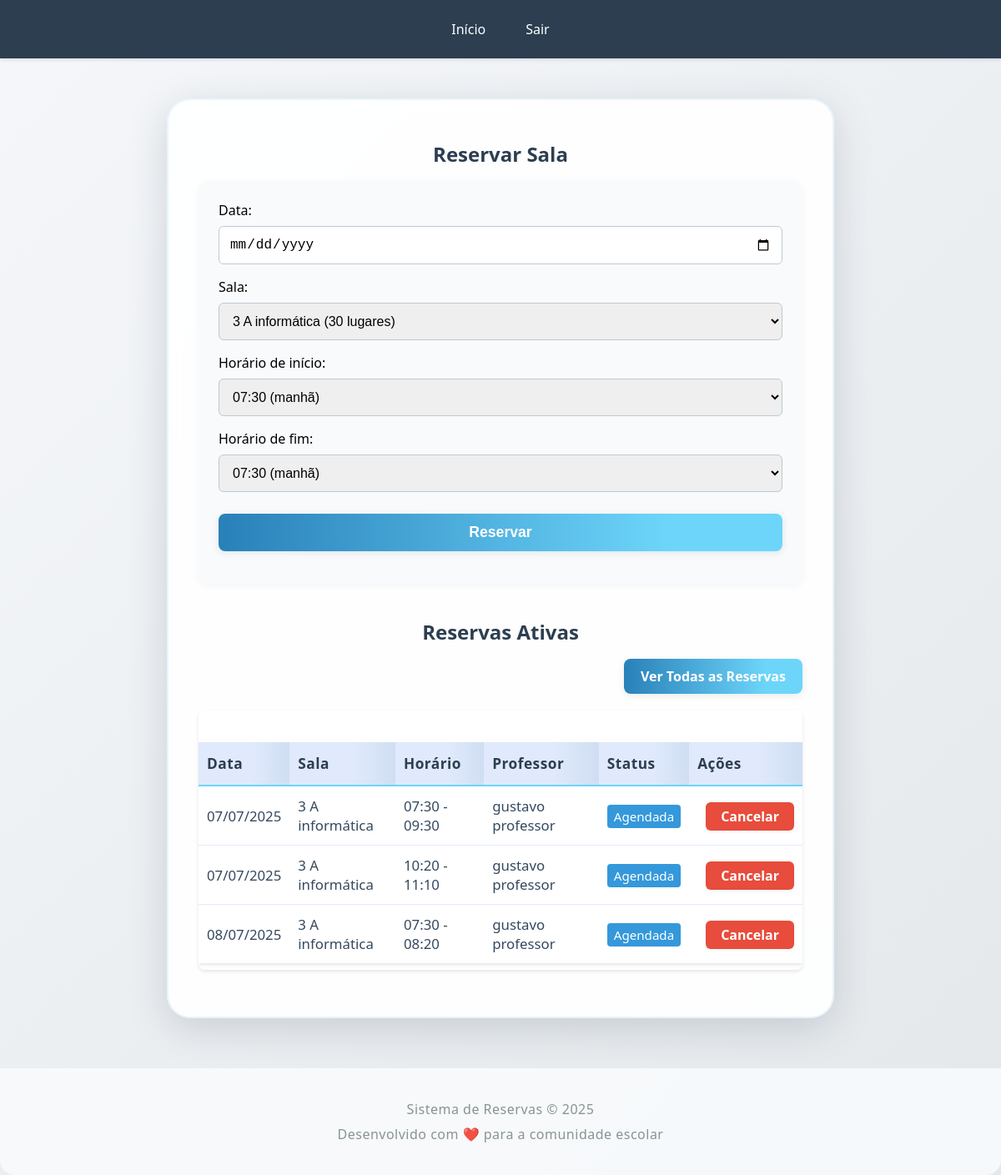
The app's page /reservas (signed in) with its own data.
### models.py (models this page shows, shortened)
class Reserva(db.Model):
    id = db.Column(db.Integer, primary_key=True)
    professor_id = db.Column(db.Integer, db.ForeignKey('usuario.id'), nullable=False)
    sala_id = db.Column(db.Integer, db.ForeignKey('sala.id'), nullable=False)
    data = db.Column(db.Date, nullable=False)
    horario_inicio = db.Column(db.Time, nullable=False)
    horario_fim = db.Column(db.Time, nullable=False)
    data_criacao = db.Column(db.DateTime, default=datetime.now)

class Sala(db.Model):
    id = db.Column(db.Integer, primary_key=True)
    nome = db.Column(db.String(100), nullable=False)
    capacidade = db.Column(db.Integer, nullable=False)
    reservas = db.relationship('Reserva', backref='sala', lazy=True)

class Usuario(db.Model, UserMixin):
    id = db.Column(db.Integer, primary_key=True)
    nome = db.Column(db.String(100), nullable=False)
    email = db.Column(db.String(100), unique=True, nullable=False)
    senha = db.Column(db.String(100), nullable=False)
    is_admin = db.Column(db.Boolean, default=False)
    reservas = db.relationship('Reserva', backref='professor', lazy=True)

### app.py (the view, shortened to what this page needs)
@app.route('/reservas', methods=['GET', 'POST'])
@login_required
def reservas():
    try:
        salas = Sala.query.all()
        horarios_permitidos = HORARIOS_PERMITIDOS
        horarios_fim = HORARIOS_FIM
        agora = datetime.now()
        data_atual = agora.date()
        hora_atual = agora.time()
        reservas_ativas = Reserva.query.filter(
            Reserva.professor_id == current_user.id,
            (Reserva.data > data_atual) |
            ((Reserva.data == data_atual) & (Reserva.horario_fim > hora_atual))
        ).order_by(Reserva.data.asc(), Reserva.horario_inicio.asc()).all()
        return render_template('reservas.html',
                             salas=salas,
                             reservas=reservas_ativas,
                             horarios_permitidos=horarios_permitidos,
                             horarios_fim=horarios_fim,
                             data_atual=data_atual,
                             hora_atual=hora_atual,
                             now=datetime.now)
    except Exception as e:
        flash(f'Ocorreu um erro: {str(e)}')
        return redirect(url_for('index'))

### app.py (called while the page is built)
@app.context_processor
def inject_now():
    return {'now': datetime.now}

@login_manager.user_loader
def load_user(user_id):
    return Usuario.query.get(int(user_id))

### templates/reservas.html (shortened to what this page needs)
{% extends "base.html" %}
{% set hide_login_button = True %}
{% block content %}
<div class="container">
    <h2>Reservar Sala</h2>
    <form method="POST">
        <label>Data:</label>
        <input type="date" name="data" min="{{ data_atual.strftime('%Y-%m-%d') }}" required><br>
        <label>Sala:</label>
        <select name="sala_id">
            {% for sala in salas %}
            <option value="{{ sala.id }}">{{ sala.nome }} ({{ sala.capacidade }} lugares)</option>
            {% endfor %}
        </select><br>
        <label>Horário de início:</label>
        <select name="horario_inicio" required>
            {% for h, periodo in horarios_permitidos %}
                <option value="{{h}}">{{h}} ({{periodo}})</option>
            {% endfor %}
        </select><br>
        <label>Horário de fim:</label>
        <select name="horario_fim" required>
            {% for h, periodo in horarios_fim %}
                {% if h == '17:00' %}
                    <option value="{{h}}">{{h}} ({{periodo}}) - Fim do dia</option>
                {% else %}
                    <option value="{{h}}">{{h}} ({{periodo}})</option>
                {% endif %}
            {% endfor %}
        </select><br>
        <button type="submit">Reservar</button>
    </form>
    <h2 style="margin-top: 40px;">Reservas Ativas</h2>
    <div style="text-align: right; margin-bottom: 16px;">
        <a href="{{ url_for('todas_reservas') }}" class="btn-primary" style="display: inline-block; min-width: 180px; text-align: center;">Ver Todas as Reservas</a>
    </div>
    <div class="tabela-reservas-wrapper">
        <table class="tabela-reservas">
            <thead>
                <tr>
                    <th>Data</th>
                    <th>Sala</th>
                    <th>Horário</th>
                    <th>Professor</th>
                    <th>Status</th>
                    <th>Ações</th>
                </tr>
            </thead>
            <tbody>
                {% for reserva in reservas %}
                <tr class="linha-animada {% if reserva.professor_id == current_user.id %}minha-reserva{% endif %}">
                    <td>{{ reserva.data.strftime('%d/%m/%Y') }}</td>
                    <td>{{ reserva.sala.nome }}</td>
                    <td>{{ reserva.horario_inicio.strftime('%H:%M') }} - {{ reserva.horario_fim.strftime('%H:%M') }}</td>
                    <td>{{ reserva.professor.nome }}</td>
                    <td>
                        {% if reserva.data == data_atual %}
                            {% if reserva.horario_inicio <= hora_atual and reserva.horario_fim > hora_atual %}
                                <span class="status-em-andamento">Em andamento</span>
                            {% elif reserva.horario_inicio > hora_atual %}
                                <span class="status-agendada">Agendada</span>
                            {% endif %}
                        {% else %}
                            <span class="status-agendada">Agendada</span>
                        {% endif %}
                    </td>
                    <td>
                        {% if reserva.professor_id == current_user.id %}
                            <a href="{{ url_for('cancelar_reserva', reserva_id=reserva.id) }}"
                               class="cancelar-btn"
                               onclick="return confirm('Tem certeza que deseja cancelar esta reserva?')">
                                Cancelar
                            </a>
                        {% else %}
                            <span class="acao-nao-disponivel">-</span>
                        {% endif %}
                    </td>
                </tr>
                {% endfor %}
            </tbody>
        </table>
    </div>
</div>
{% endblock %}

### templates/base.html (shortened to what this page needs)
<!DOCTYPE html>
<html lang="pt-br">
<head>
    <link rel="stylesheet" href="{{ url_for('static', filename='style.css') }}">
</head>
<body>
    <div class="navbar">
        <div class="navbar-right">
            {% if request.endpoint != 'index' %}
                <a href="{{ url_for('index') }}">Início</a>
            {% endif %}
            {% if current_user.is_authenticated %}
                <a href="{{ url_for('logout') }}">Sair</a>
            {% else %}
                {% if request.endpoint != 'login' and not hide_login_button %}
                    <a href="{{ url_for('login') }}" class="login-button">Logar Agora</a>
                {% endif %}
            {% endif %}
        </div>
    </div>
    {% block content %}{% endblock %}
    <footer class="main-footer">
        <div class="footer-content">
            <p>Sistema de Reservas &copy; {{ now().year }}</p>
            <p>Desenvolvido com ❤️ para a comunidade escolar</p>
        </div>
    </footer>
</body>
</html>

### static/style.css (style rules this page uses)
* { margin: 0; padding: 0; box-sizing: border-box; }
body { font-family: 'Segoe UI', Arial, sans-serif; background: linear-gradient(135deg, #f5f7fa 0%, #e4e8eb 100%); min-height: 100vh; padding: 0; background-attachment: fixed; padding-top: 70px; }
.container { max-width: 800px; margin: 48px auto 32px auto; background: rgba(255,255,255,0.92); border-radius: 28px; box-shadow: 0 12px 48px rgba(44, 62, 80, 0.18); padding: 48px 36px 36px 36px; backdrop-filter: blur(10px); border: 2px solid rgba(52, 152, 219, 0.10); min-height: 700px; }
h1, h2, h3 { color: #2c3e50; margin-bottom: 16px; text-align: center; }
form { margin-bottom: 32px; background: #f8fafc; padding: 24px; border-radius: 12px; box-shadow: 0 2px 8px rgba(44,62,80,0.05); max-width: 100%; }
input, select, button { margin-top: 8px; margin-bottom: 16px; width: 100%; padding: 12px; border-radius: 6px; border: 1px solid #bfc9d1; font-size: 1rem; transition: border 0.2s; }
button { background: linear-gradient(90deg, #2980b9, #6dd5fa 80%); color: #fff; border: none; cursor: pointer; font-weight: bold; font-size: 1.1rem; transition: background 0.2s, transform 0.1s, box-shadow 0.2s; box-shadow: 0 2px 8px rgba(44,62,80,0.10); border-radius: 8px; padding: 12px 0; margin-top: 10px; }
a { color: #2980b9; text-decoration: none; font-weight: 500; transition: color 0.2s; }
.navbar { background-color: #2c3e50; padding: 1rem 2rem; display: flex; justify-content: center; align-items: center; box-shadow: 0 2px 4px rgba(0,0,0,0.1); position: fixed; top: 0; left: 0; right: 0; z-index: 1000; transition: background-color 0.3s ease, box-shadow 0.3s ease; }
.navbar-right { display: flex; align-items: center; justify-content: center; gap: 1rem; }
.navbar a { color: white; text-decoration: none; font-weight: 500; transition: all 0.2s; padding: 0.5rem 1rem; border-radius: 6px; display: inline-block; }
.cancelar-btn { background: #e74c3c; color: #fff; border: none; border-radius: 6px; padding: 6px 18px; font-size: 1rem; cursor: pointer; font-weight: 600; transition: background 0.2s, transform 0.1s; box-shadow: 0 1px 4px rgba(44,62,80,0.08); margin-left: 10px; }
footer { background: none; padding: 18px 0 10px 0; border-radius: 0 0 18px 18px; font-size: 1.08rem; color: #7f8c8d; opacity: 0.92; letter-spacing: 0.5px; }
.tabela-reservas-wrapper { width: 100%; overflow-x: auto; margin: 0 auto 40px auto; background: rgba(255,255,255,0.97); border-radius: 18px; box-shadow: 0 4px 24px rgba(44,62,80,0.10); padding: 18px 0 8px 0; animation: fadeInTabela 1.1s; }
.tabela-reservas { width: 98%; border-collapse: separate; border-spacing: 0; margin: 0 auto; font-size: 1.08rem; background: none; }
.tabela-reservas thead th { position: sticky; top: 0; background: linear-gradient(90deg, #e0eafc 60%, #cfdef3 100%); color: #2c3e50; font-weight: 700; padding: 14px 10px; border-bottom: 2px solid #6dd5fa; z-index: 2; font-size: 1.08rem; letter-spacing: 0.5px; }
.tabela-reservas tbody td { padding: 12px 10px; border-bottom: 1.5px solid #e0eafc; color: #34495e; background: rgba(255,255,255,0.98); font-size: 1.05rem; transition: background 0.2s; }
.tabela-reservas tbody tr.linha-animada { animation: fadeInLinha 0.7s; }
.tabela-reservas tbody tr:last-child td { border-bottom: none; }
.minha-reserva { background-color: #f0f7ff; }
.status-agendada { background-color: #3498db; color: white; padding: 4px 8px; border-radius: 4px; font-size: 0.9em; }
.tabela-reservas { width: 100%; border-collapse: collapse; margin-top: 20px; box-shadow: 0 2px 4px rgba(0,0,0,0.1); }
.tabela-reservas th { background-color: #34495e; color: white; padding: 12px; text-align: left; }
.tabela-reservas td { padding: 12px; border-bottom: 1px solid #ecf0f1; }
.tabela-reservas-wrapper { overflow-x: auto; margin: 20px 0; border-radius: 8px; box-shadow: 0 2px 4px rgba(0,0,0,0.1); }
.main-footer { text-align: center; padding: 30px 20px; background: #f8fafc; margin-top: 60px; }
.footer-content p { color: #7f8c8d; margin: 8px 0; font-size: 1rem; }
body { min-height: 100vh; background: linear-gradient(135deg, #f5f7fa 0%, #e4e8eb 100%); }
.btn-primary { background: linear-gradient(90deg, #2980b9, #6dd5fa 80%); color: #fff; border: none; cursor: pointer; font-weight: bold; font-size: 1rem; transition: background 0.2s, transform 0.1s, box-shadow 0.2s; box-shadow: 0 2px 8px rgba(44,62,80,0.10); border-radius: 8px; padding: 10px 20px; text-decoration: none; display: inline-block; }

### records on screen
Reserva: data "07/07/2025", sala.nome "3 A informática", horario_inicio "07:30", horario_fim "09:30", professor.nome "gustavo professor", shows "Agendada"
Reserva: data "07/07/2025", sala.nome "3 A informática", horario_inicio "10:20", horario_fim "11:10", professor.nome "gustavo professor", shows "Agendada"
Reserva: data "08/07/2025", sala.nome "3 A informática", horario_inicio "07:30", horario_fim "08:20", professor.nome "gustavo professor", shows "Agendada"

### other values on screen
form field sala_id "3 A informática (30 lugares)"
form field horario_inicio "07:30 (manhã)"
form field horario_fim "07:30 (manhã)"
